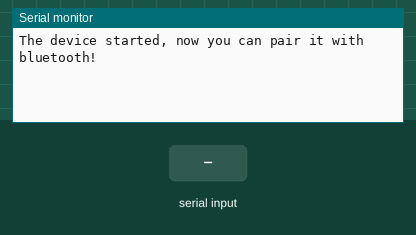
Recording of a sketch running on a simulated ESP32. Parts: the last lines printed to the serial monitor. The inputs (shaded band) are chosen by the test bench. Nothing arrives over Bluetooth unless stated.

Above: at 1.2 s.
1.3 s: "1" received over Serial
At 1.9 s:
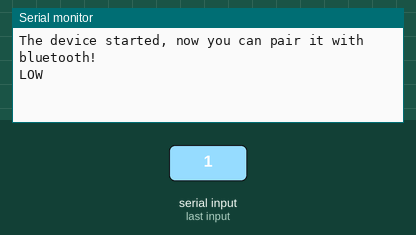
2.8 s: "1" received over the second serial link
At 3.7 s:
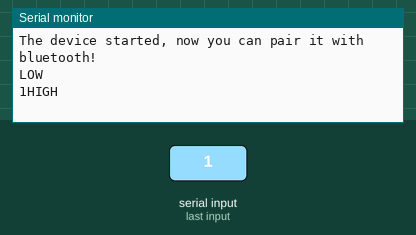
4.3 s: "0" received over the second serial link
At 5.0 s:
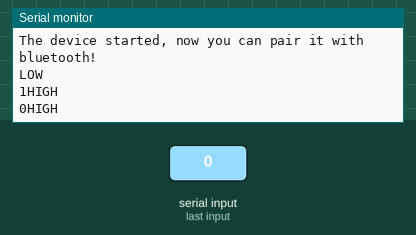

Measured:
- after the input at 1.3 s, the serial monitor: prints a new line at once (image 1)
- after the input at 2.8 s, the serial monitor: prints a new line at once (image 2)
- after the input at 4.3 s, the serial monitor: prints a new line at once (image 3)

The sketch:

ChatComLed.ino
```cpp
// the sensor communicates using SPI, so include the library:
#include <SPI.h>
#include "BluetoothSerial.h"

#if !defined(CONFIG_BT_ENABLED) || !defined(CONFIG_BLUEDROID_ENABLED)
#error Bluetooth is not enabled! Please run `make menuconfig` to and enable it
#endif

// the sensor communicates using SPI, so include the library:
BluetoothSerial SerialBT;
int MISO = 19;
int MOSI = 23;
int SCK = 18;
int SS = 5;


void setup() {
  // start:
  Serial.begin(115200);
  SerialBT.begin("ESP32test"); //Bluetooth device name
  SPI.begin();

  // initalize the  data ready and chip select pins:
  pinMode(MISO, INPUT);
  pinMode(MOSI, OUTPUT);
  pinMode(SCK, OUTPUT);
  pinMode(SS, OUTPUT);


  Serial.println("The device started, now you can pair it with bluetooth!");
}

void loop() {
  if (Serial.available()) {
    SerialBT.write(Serial.read());
    digitalWrite(MOSI,LOW);
    Serial.println("LOW");
    delay(1000);
  }
  if (SerialBT.available()) {
    Serial.write(SerialBT.read());
    digitalWrite(MOSI,HIGH);
    Serial.println("HIGH");
    delay(1000);
  }
  delay(20);
}
```
